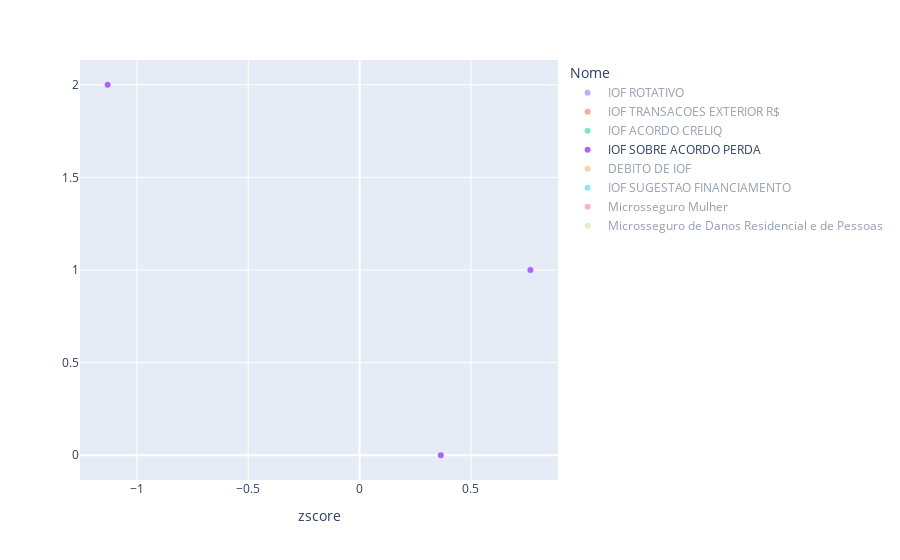

The cell this chart's notebook holds for it:
### Code cell
import plotly.express as px
fig = px.scatter(finaldebito, x="zscore", color="Nome")
fig.show()

### Figure 1 — Plotly figure (JSON) as saved in the notebook; plotly's stock layout.template omitted (floating-point values rounded to 4 significant figures)
{"data": [{"hovertemplate": "Nome=IOF ROTATIVO<br>zscore=%{x}<extra></extra>", "legendgroup": "IOF ROTATIVO", "marker": {"color": "#636efa", "symbol": "circle"}, "mode": "markers", "name": "IOF ROTATIVO", "showlegend": true, "type": "scatter", "visible": "legendonly", "x": [0.7071, -0.7071], "xaxis": "x", "yaxis": "y"}, {"hovertemplate": "Nome=IOF TRANSACOES EXTERIOR R$<br>zscore=%{x}<extra></extra>", "legendgroup": "IOF TRANSACOES EXTERIOR R$", "marker": {"color": "#EF553B", "symbol": "circle"}, "mode": "markers", "name": "IOF TRANSACOES EXTERIOR R$", "showlegend": true, "type": "scatter", "visible": "legendonly", "x": [0.7071, -0.7071], "xaxis": "x", "yaxis": "y"}, {"hovertemplate": "Nome=IOF ACORDO CRELIQ<br>zscore=%{x}<extra></extra>", "legendgroup": "IOF ACORDO CRELIQ", "marker": {"color": "#00cc96", "symbol": "circle"}, "mode": "markers", "name": "IOF ACORDO CRELIQ", "showlegend": true, "type": "scatter", "visible": "legendonly", "x": [0.493, 0.6578, -1.151], "xaxis": "x", "yaxis": "y"}, {"hovertemplate": "Nome=IOF SOBRE ACORDO PERDA<br>zscore=%{x}<extra></extra>", "legendgroup": "IOF SOBRE ACORDO PERDA", "marker": {"color": "#ab63fa", "symbol": "circle"}, "mode": "markers", "name": "IOF SOBRE ACORDO PERDA", "showlegend": true, "type": "scatter", "visible": true, "x": [0.3645, 0.7666, -1.131], "xaxis": "x", "yaxis": "y"}, {"hovertemplate": "Nome=DEBITO DE IOF<br>zscore=%{x}<extra></extra>", "legendgroup": "DEBITO DE IOF", "marker": {"color": "#FFA15A", "symbol": "circle"}, "mode": "markers", "name": "DEBITO DE IOF", "showlegend": true, "type": "scatter", "visible": "legendonly", "x": [0.4389, 0.7055, -1.144], "xaxis": "x", "yaxis": "y"}, {"hovertemplate": "Nome=IOF SUGESTAO FINANCIAMENTO<br>zscore=%{x}<extra></extra>", "legendgroup": "IOF SUGESTAO FINANCIAMENTO", "marker": {"color": "#19d3f3", "symbol": "circle"}, "mode": "markers", "name": "IOF SUGESTAO FINANCIAMENTO", "showlegend": true, "type": "scatter", "visible": "legendonly", "x": [0.7071, -0.7071], "xaxis": "x", "yaxis": "y"}, {"hovertemplate": "Nome=Microsseguro Mulher<br>zscore=%{x}<extra></extra>", "legendgroup": "Microsseguro Mulher", "marker": {"color": "#FF6692", "symbol": "circle"}, "mode": "markers", "name": "Microsseguro Mulher", "showlegend": true, "type": "scatter", "visible": "legendonly", "x": [0.7723, -1.13, 0.3573], "xaxis": "x", "yaxis": "y"}, {"hovertemplate": "Nome=Microsseguro de Danos Residencial e de Pessoas<br>zscore=%{x}<extra></extra>", "legendgroup": "Microsseguro de Danos Residencial e de Pessoas", "marker": {"color": "#B6E880", "symbol": "circle"}, "mode": "markers", "name": "Microsseguro de Danos Residencial e de Pessoas", "showlegend": true, "type": "scatter", "visible": "legendonly", "x": [0.2849, 0.8266, -1.112], "xaxis": "x", "yaxis": "y"}], "layout": {"autosize": true, "legend": {"title": {"text": "Nome"}, "tracegroupgap": 0}, "margin": {"t": 60}, "xaxis": {"anchor": "y", "autorange": true, "domain": [0, 1], "range": [-1.245, 0.8803], "title": {"text": "zscore"}, "type": "linear"}, "yaxis": {"anchor": "x", "autorange": true, "domain": [0, 1], "range": [-0.1418, 2.142]}}}
